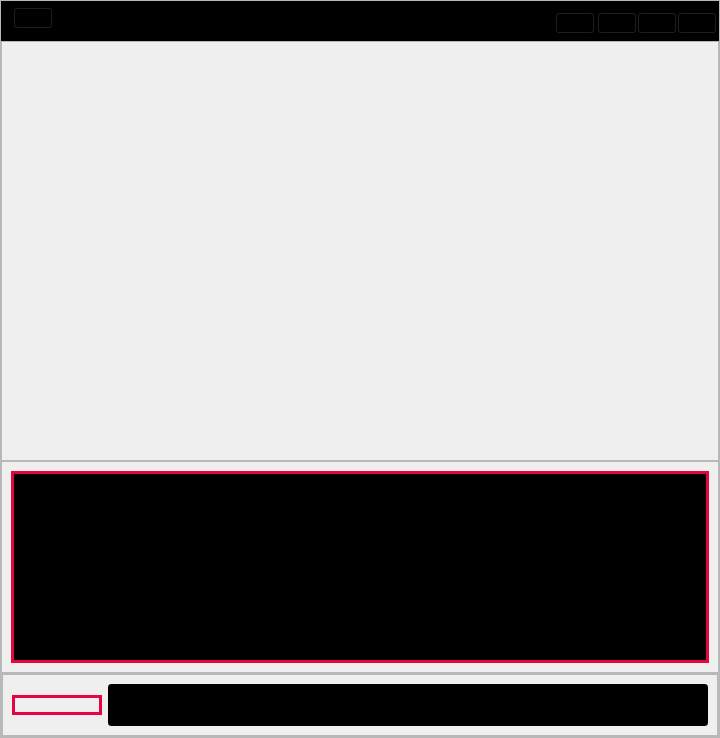
     <widget class="QFrame" name="main_body">
      <property name="frameShape">
       <enum>QFrame::StyledPanel</enum>
      </property>
      <property name="frameShadow">
       <enum>QFrame::Raised</enum>
      </property>
      <layout class="QVBoxLayout" name="verticalLayout">
       <property name="spacing">
        <number>0</number>
       </property>
       <property name="leftMargin">
        <number>0</number>
       </property>
       <property name="topMargin">
        <number>0</number>
       </property>
       <property name="rightMargin">
        <number>0</number>
       </property>
       <property name="bottomMargin">
        <number>0</number>
       </property>
       <item alignment="Qt::AlignTop">
        <widget class="QFrame" name="header_frame">
         <property name="baseSize">
          <size>
           <width>0</width>
           <height>0</height>
          </size>
         </property>
         <property name="font">
          <font>
           <pointsize>11</pointsize>
          </font>
         </property>
         <property name="styleSheet">
          <string notr="true">background-color: rgb(0, 0, 0);</string>
         </property>
         <property name="frameShape">
          <enum>QFrame::StyledPanel</enum>
         </property>
         <property name="frameShadow">
          <enum>QFrame::Raised</enum>
         </property>
         <layout class="QHBoxLayout" name="horizontalLayout_2">
          <property name="spacing">
           <number>0</number>
          </property>
          <property name="sizeConstraint">
           <enum>QLayout::SetFixedSize</enum>
          </property>
          <property name="leftMargin">
           <number>0</number>
          </property>
          <property name="topMargin">
           <number>4</number>
          </property>
          <property name="rightMargin">
           <number>0</number>
          </property>
          <property name="bottomMargin">
           <number>0</number>
          </property>
          <item>
           <widget class="QFrame" name="frame_2">
            <property name="frameShape">
             <enum>QFrame::StyledPanel</enum>
            </property>
            <property name="frameShadow">
             <enum>QFrame::Raised</enum>
            </property>
            <layout class="QVBoxLayout" name="verticalLayout_10">
             <property name="spacing">
              <number>0</number>
             </property>
             <property name="leftMargin">
              <number>10</number>
             </property>
             <property name="topMargin">
              <number>0</number>
             </property>
             <property name="rightMargin">
              <number>500</number>
             </property>
             <property name="bottomMargin">
              <number>10</number>
             </property>
             <item>
              <widget class="QPushButton" name="pushButton_16">
               <property name="text">
                <string/>
               </property>
               <property name="iconSize">
                <size>
                 <width>50</width>
                 <height>16</height>
                </size>
               </property>
              </widget>
             </item>
            </layout>
           </widget>
          </item>
          <item>
           <widget class="QFrame" name="frame_4">
            <property name="frameShape">
             <enum>QFrame::StyledPanel</enum>
            </property>
            <property name="frameShadow">
             <enum>QFrame::Raised</enum>
            </property>
            <layout class="QVBoxLayout" name="verticalLayout_9">
             <property name="spacing">
              <number>0</number>
             </property>
             <property name="leftMargin">
              <number>0</number>
             </property>
             <property name="topMargin">
              <number>0</number>
             </property>
             <property name="rightMargin">
              <number>0</number>
             </property>
             <property name="bottomMargin">
              <number>0</number>
             </property>
             <item>
              <widget class="QPushButton" name="pushButton_15">
               <property name="text">
                <string/>
               </property>
              </widget>
             </item>
            </layout>
           </widget>
          </item>
          <item>
           <widget class="QFrame" name="frame">
            <property name="frameShape">
             <enum>QFrame::StyledPanel</enum>
            </property>
            <property name="frameShadow">
             <enum>QFrame::Raised</enum>
            </property>
            <layout class="QHBoxLayout" name="horizontalLayout_6">
             <property name="spacing">
              <number>0</number>
             </property>
             <property name="leftMargin">
              <number>0</number>
             </property>
             <property name="topMargin">
              <number>0</number>
             </property>
             <property name="rightMargin">
              <number>0</number>
             </property>
             <property name="bottomMargin">
              <number>0</number>
             </property>
             <item>
              <widget class="QPushButton" name="pushButton_13">
               <property name="text">
                <string/>
               </property>
               <property name="icon">
                <iconset resource="icons.qrc">
                 <normaloff>:/icons/icons/arrow-down-left.svg</normaloff>:/icons/icons/arrow-down-left.svg</iconset>
               </property>
               <property name="iconSize">
                <size>
                 <width>22</width>
                 <height>22</height>
                </size>
               </property>
              </widget>
             </item>
             <item alignment="Qt::AlignHCenter">
              <widget class="QPushButton" name="pushButton_12">
               <property name="text">
                <string/>
               </property>
               <property name="icon">
                <iconset resource="icons.qrc">
                 <normaloff>:/icons/icons/maximize-2.svg</normaloff>:/icons/icons/maximize-2.svg</iconset>
               </property>
               <property name="iconSize">
                <size>
                 <width>22</width>
                 <height>22</height>
                </size>
               </property>
              </widget>
             </item>
             <item alignment="Qt::AlignHCenter">
              <widget class="QPushButton" name="pushButton_11">
               <property name="text">
                <string/>
               </property>
               <property name="icon">
                <iconset resource="icons.qrc">
                 <normaloff>:/icons/icons/x.svg</normaloff>:/icons/icons/x.svg</iconset>
               </property>
               <property name="iconSize">
                <size>
                 <width>22</width>
                 <height>22</height>
                </size>
               </property>
              </widget>
             </item>
            </layout>
           </widget>
          </item>
         </layout>
        </widget>
       </item>
       <item>
        <widget class="QFrame" name="main_body_conten">
         <property name="frameShape">
          <enum>QFrame::StyledPanel</enum>
         </property>
         <property name="frameShadow">
          <enum>QFrame::Raised</enum>
         </property>
         <layout class="QVBoxLayout" name="verticalLayout_11">
          <item>
           <widget class="QLabel" name="image_label">
            <property name="minimumSize">
             <size>
              <width>480</width>
              <height>400</height>
             </size>
            </property>
            <property name="text">
             <string/>
            </property>
           </widget>
          </item>
         </layout>
        </widget>
       </item>
       <item>
        <widget class="QFrame" name="frame_6">
         <property name="maximumSize">
          <size>
           <width>16777215</width>
           <height>500</height>
          </size>
         </property>
         <property name="frameShape">
          <enum>QFrame::StyledPanel</enum>
         </property>
         <property name="frameShadow">
          <enum>QFrame::Raised</enum>
         </property>
         <layout class="QHBoxLayout" name="horizontalLayout_7">
          <item>
           <widget class="QTextBrowser" name="textBrowser">
            <property name="maximumSize">
             <size>
              <width>16777215</width>
              <height>500</height>
             </size>
            </property>
            <property name="styleSheet">
             <string notr="true">border:3px solid rgb(230,5,64);
background-color: rgb(0, 0, 0);</string>
            </property>
           </widget>
          </item>
         </layout>
        </widget>
       </item>
       <item>
        <widget class="QFrame" name="frame_3">
         <property name="frameShape">
          <enum>QFrame::StyledPanel</enum>
         </property>
         <property name="frameShadow">
          <enum>QFrame::Raised</enum>
         </property>
         <layout class="QHBoxLayout" name="horizontalLayout_3">
          <property name="spacing">
           <number>0</number>
          </property>
          <property name="leftMargin">
           <number>0</number>
          </property>
          <property name="topMargin">
           <number>0</number>
          </property>
          <property name="rightMargin">
           <number>0</number>
          </property>
          <property name="bottomMargin">
           <number>0</number>
          </property>
          <item>
           <widget class="QFrame" name="frame_7">
            <property name="frameShape">
             <enum>QFrame::StyledPanel</enum>
            </property>
            <property name="frameShadow">
             <enum>QFrame::Raised</enum>
            </property>
            <layout class="QHBoxLayout" name="horizontalLayout_8">
             <item>
              <widget class="QPushButton" name="mic">
               <property name="styleSheet">
                <string notr="true">border:3px solid rgb(230, 5, 64);
border-radius:20px
</string>
               </property>
               <property name="text">
                <string notr="true"/>
               </property>
               <property name="icon">
                <iconset resource="icons.qrc">
                 <normaloff>:/icons/icons/mic.svg</normaloff>:/icons/icons/mic.svg</iconset>
               </property>
               <property name="iconSize">
                <size>
                 <width>32</width>
                 <height>32</height>
                </size>
               </property>
              </widget>
             </item>
             <item>
              <widget class="QLineEdit" name="putText">
               <property name="maximumSize">
                <size>
                 <width>600</width>
                 <height>70</height>
                </size>
               </property>
               <property name="font">
                <font>
                 <pointsize>22</pointsize>
                </font>
               </property>
               <property name="styleSheet">
                <string notr="true">lineEdit,QLineEdit{
	background-color: rgb(0, 0, 0);
	border-bottom:3px solid rgb(230,5,64);
}</string>
               </property>
               <property name="placeholderText">
                <string>       Text</string>
               </property>
              </widget>
             </item>
            </layout>
           </widget>
          </item>
         </layout>
        </widget>
       </item>
      </layout>
     </widget>
